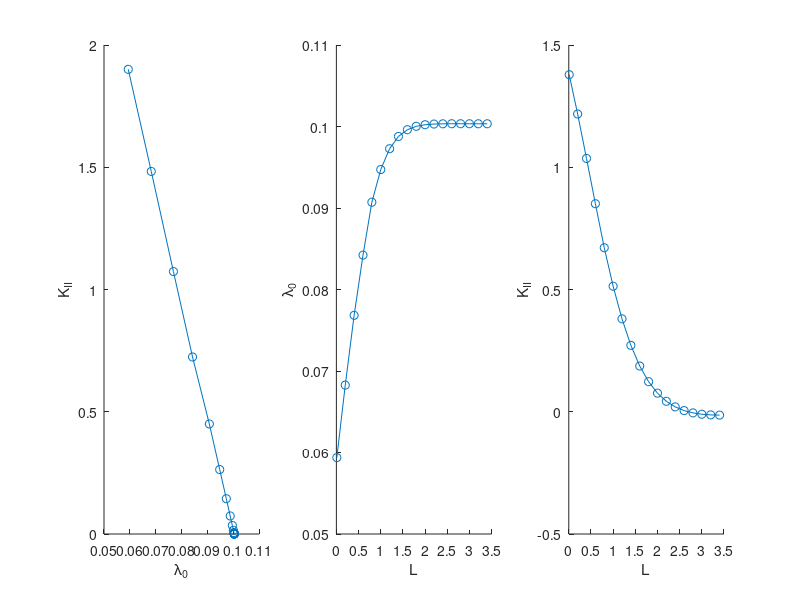

MATLAB code for this plot:
% Data in this file is made in quite an inefficient way. Since for a given
% L, we wish to push lambda as high as possible for a good extrapolation.
% But, this then depends on the value of L (in a way that we wish to
% determine from this data!). Therefore, its done with guesswork and by
% three different data sets.

clear

load n995x846-early
L1 = L; lam1 = l0; K2 = 3*sqrt(2*pi)*KII0;
load n995x846-mid
L1 = [L1 L]; lam1 = [lam1 l0]; K2 = [K2 3*sqrt(2*pi)*KII0];
load n995x846-late
L1 = [L1 L]; lam1 = [lam1 l0]; K2 = [K2 3*sqrt(2*pi)*KII0];



subplot(1,3,1)
hold on

plot(lam1,K2.^2,'o-')
xlabel('\lambda_0')
ylabel('K_{II}')


subplot(1,3,2)
hold on

plot(L1,lam1,'o-')
xlabel('L')
ylabel('\lambda_0')


subplot(1,3,3)
hold on

plot(L1,K2,'o-')
xlabel('L')
ylabel('K_{II}')

fid = fopen('KI-0.csv','w');
fprintf(fid,'KII0,     l0,    KII2,      L\n');
for j = 1:numel(L)
    fprintf(fid, '%.5e,    %.5e,   %.5e,     %.5e \n', ...
        K2(j), lam1(j), K2(j)^2, L1(j));
end

fclose(fid);
